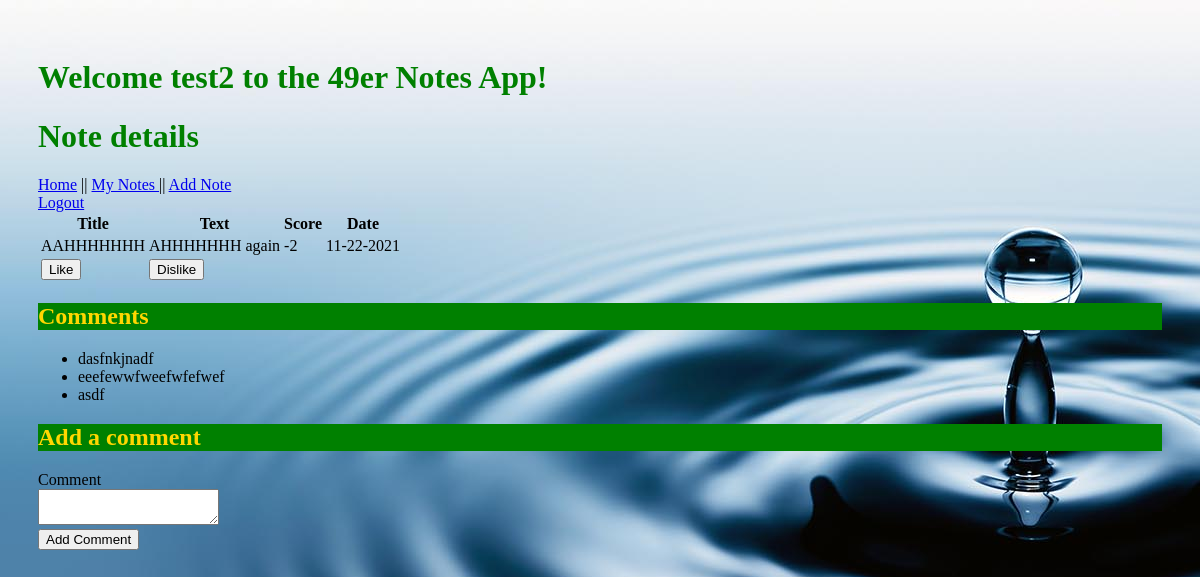
Page /notes/3 (signed in) on the committed database.
### models.py (models this page shows, shortened)
class Note(db.Model):
    id = db.Column("id", db.Integer, primary_key=True)
    title = db.Column("title", db.String(200))
    text = db.Column("text", db.String(100))
    date = db.Column("date", db.String(50))
    score = db.Column("score", db.Integer)
    user_id = db.Column(db.Integer, db.ForeignKey("user.id"), nullable=False)
    comments = db.relationship("Comment", backref="note", cascade="all, delete-orphan", lazy=True)

class Comment(db.Model):
    id = db.Column(db.Integer, primary_key=True)
    date_posted = db.Column(db.DateTime, nullable=False)
    content = db.Column(db.VARCHAR, nullable=False)
    note_id = db.Column(db.Integer, db.ForeignKey("note.id"), nullable=False)
    user_id = db.Column(db.Integer, db.ForeignKey("user.id"), nullable=False)

### Cooler.py (the view)
@app.route('/notes/<note_id>')
def get_note(note_id):
    if session.get('user'):
        my_note = db.session.query(Note).filter_by(id=note_id).one() #, user_id=session['user_id']
        form = CommentForm()
        return render_template('note.html', note=my_note, user=session['user'], form=form)
    else:
        return redirect(url_for('login'))

### forms.py
class CommentForm(FlaskForm):
    class Meta:
        csrf = False
    comment = TextAreaField('Comment',validators=[Length(min=1)])
    submit = SubmitField('Add Comment')

### templates/note.html (shortened to what this page needs)
<!DOCTYPE html>
<html lang="en">
<head>
    <link rel="stylesheet" href="{{ url_for('static', filename='main.css') }}">
</head>
<body>
<h1>Welcome {{user}} to the 49er Notes App!</h1>
<h1>Note details</h1>
<table>
    <tr>
        <th>Title</th>
        <th>Text</th>
        <th>Score</th>
        <th>Date</th>
    </tr>
    <tr>
        <td>{{ note.title }}</td>
        <td>{{ note.text }}</td>
        <td>{{ note.score }}</td>
        <td>{{ note.date }}</td>
    </tr>
    <td>
        <form action="{{ url_for('like_note', note_id=note.id) }}" method="post">
            <input type="submit" value="Like">
        </form>
    </td>
    <td>
        <form action="{{ url_for('dislike_note', note_id=note.id) }}" method="post">
            <input type="submit" value="Dislike">
        </form>
    </td>
    <nav>
        <a href="{{ url_for('index') }}"> Home</a> ||
        <a href="{{url_for('get_notes') }}"> My Notes </a> ||
        <a href="{{ url_for('new_note') }}">Add Note</a>
    </nav>
    <nav>
    <a href="{{ url_for('logout')}}">Logout</a>
    </nav>
</table>
{% if note.comments %}
  {% if note.comments|length > 0 %}
    <h2>Comments</h2>
    <ul>
    {% for comment in note.comments %}
      <li>{{ comment.content }}</li>
    {% endfor %}
    </ul>
  {% endif %}
{% endif %}
<form action="{{ url_for('new_comment', note_id=note.id) }}" method="post">
  <div class="formwrapper">
    <h2 class="title">Add a comment</h2>
    <div class="form-field">
      {{ form.comment.label }} <br/> {{ form.comment }}
    </div>
    {{ form.submit }}
  </div>
</form>
</body>
</html>

### static/main.css (style rules this page uses)
body { padding: 30px 30px; background-image: url("water-update.jpg"); }
h1 { color:green; }
h2 { color:gold; background:green; }

### rows in the picture
Note: title "AAHHHHHHH", text "AHHHHHHH again", score "-2", date "11-22-2021"
Comment: content "dasfnkjnadf"
Comment: content "eeefewwfweefwfefwef"
Comment: content "asdf"

### other values in the picture
{{ user }} "test2"
